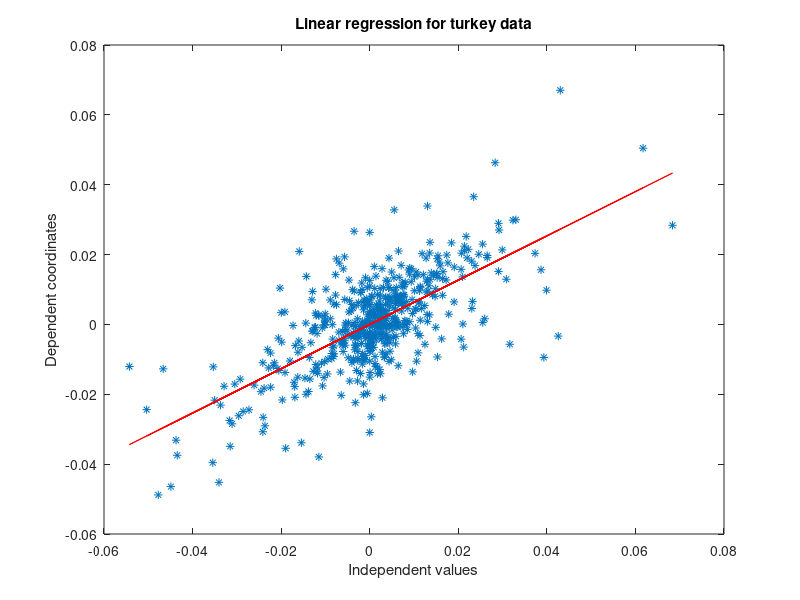

This chart was generated by the following MATLAB code:
clc
clear all

turkey = load('turkish-se-SP500vsMSCI.csv');

x = turkey(:,1);
y = turkey(:,2);

w = pinv(x)*y;

Y = w*x;

plot(x,y,'*')
hold on;
plot(x,Y,'-r')
title('Linear regression for turkey data');
xlabel('Independent values');
ylabel('Dependent coordinates');



